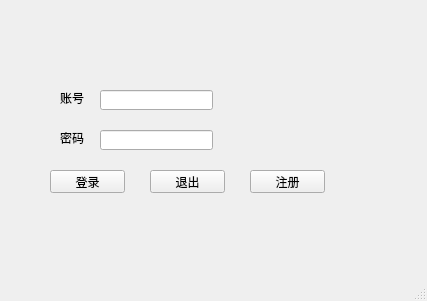
<?xml version="1.0" encoding="UTF-8"?>
<ui version="4.0">
 <class>MainWindow</class>
 <widget class="QMainWindow" name="MainWindow">
  <property name="geometry">
   <rect>
    <x>0</x>
    <y>0</y>
    <width>427</width>
    <height>301</height>
   </rect>
  </property>
  <property name="windowTitle">
   <string>MainWindow</string>
  </property>
  <widget class="QWidget" name="centralwidget">
   <widget class="QLabel" name="label">
    <property name="geometry">
     <rect>
      <x>60</x>
      <y>90</y>
      <width>54</width>
      <height>16</height>
     </rect>
    </property>
    <property name="text">
     <string>账号</string>
    </property>
   </widget>
   <widget class="QLabel" name="label_2">
    <property name="geometry">
     <rect>
      <x>60</x>
      <y>130</y>
      <width>41</width>
      <height>16</height>
     </rect>
    </property>
    <property name="text">
     <string>密码</string>
    </property>
   </widget>
   <widget class="QLineEdit" name="lineEdit">
    <property name="geometry">
     <rect>
      <x>100</x>
      <y>90</y>
      <width>113</width>
      <height>20</height>
     </rect>
    </property>
   </widget>
   <widget class="QLineEdit" name="lineEdit_2">
    <property name="geometry">
     <rect>
      <x>100</x>
      <y>130</y>
      <width>113</width>
      <height>20</height>
     </rect>
    </property>
   </widget>
   <widget class="QPushButton" name="pushButton">
    <property name="geometry">
     <rect>
      <x>50</x>
      <y>170</y>
      <width>75</width>
      <height>23</height>
     </rect>
    </property>
    <property name="text">
     <string>登录</string>
    </property>
   </widget>
   <widget class="QPushButton" name="pushButton_2">
    <property name="geometry">
     <rect>
      <x>150</x>
      <y>170</y>
      <width>75</width>
      <height>23</height>
     </rect>
    </property>
    <property name="text">
     <string>退出</string>
    </property>
   </widget>
   <widget class="QPushButton" name="pushButton_3">
    <property name="geometry">
     <rect>
      <x>250</x>
      <y>170</y>
      <width>75</width>
      <height>23</height>
     </rect>
    </property>
    <property name="text">
     <string>注册</string>
    </property>
   </widget>
  </widget>
  <widget class="QMenuBar" name="menubar">
   <property name="geometry">
    <rect>
     <x>0</x>
     <y>0</y>
     <width>427</width>
     <height>23</height>
    </rect>
   </property>
  </widget>
  <widget class="QStatusBar" name="statusbar"/>
 </widget>
 <resources/>
 <connections/>
</ui>
